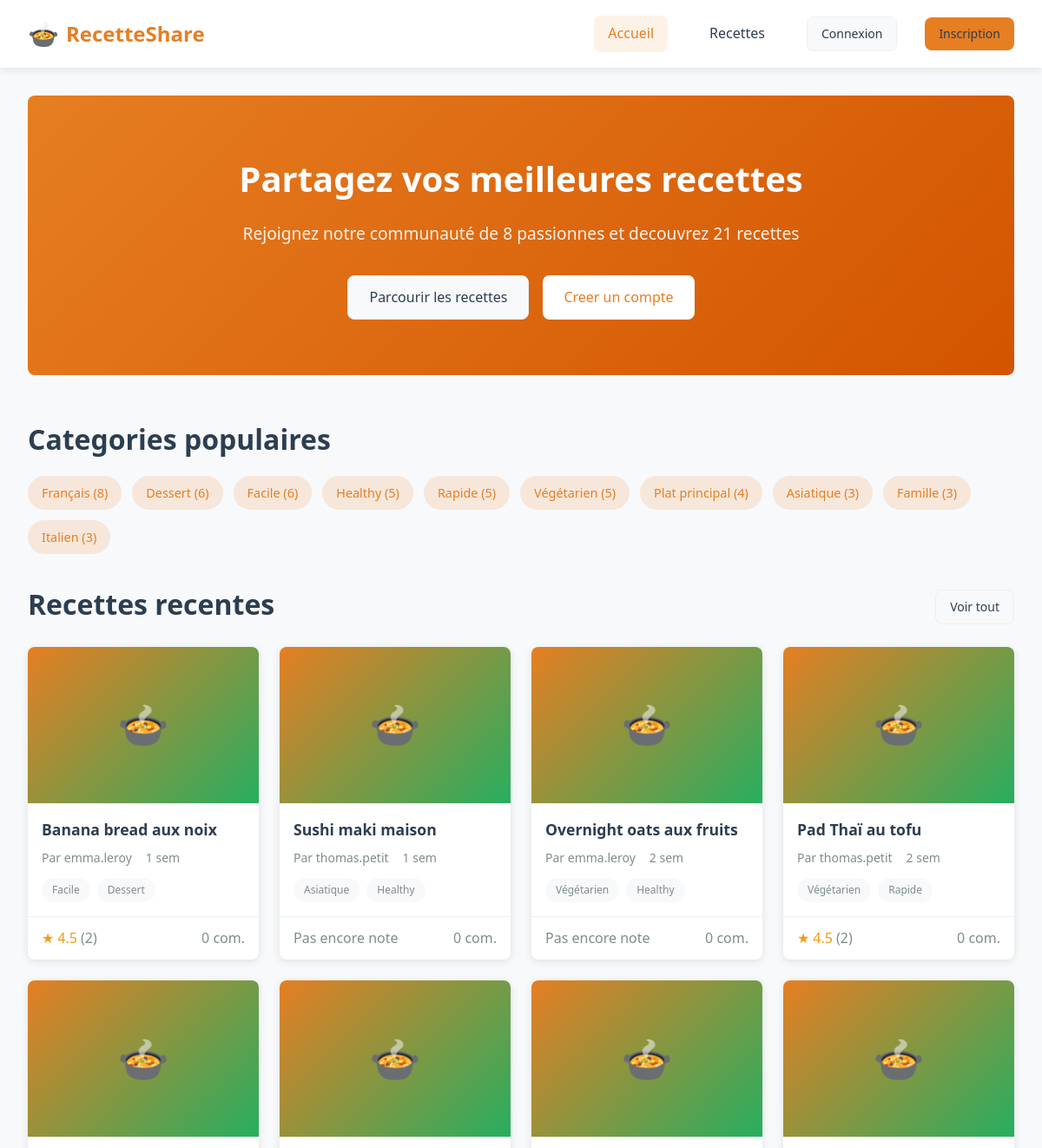
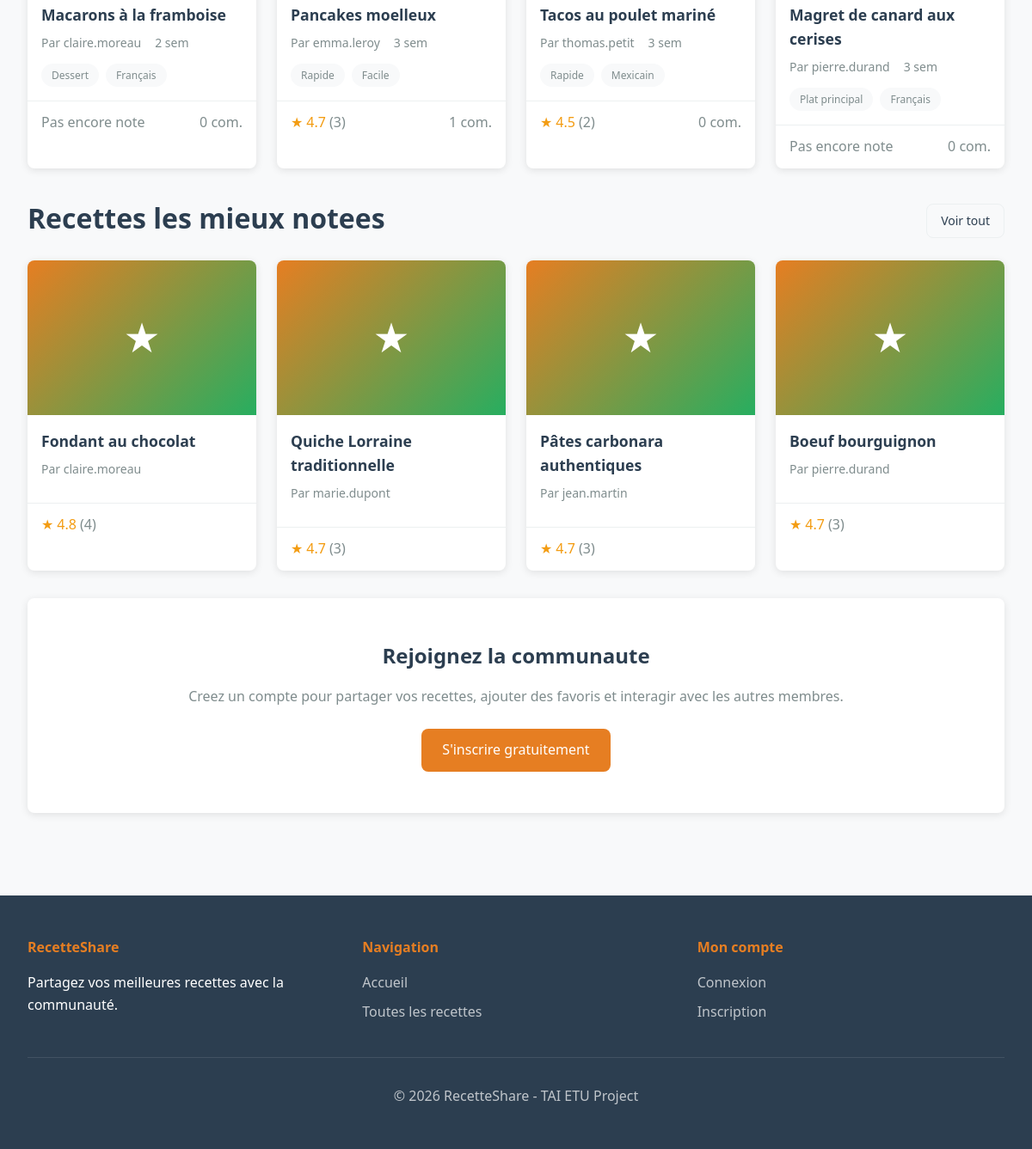
The page / on the database its author committed (2 pictures, top to bottom).
### tables this page shows
CREATE TABLE IF NOT EXISTS tag (
    id INT AUTO_INCREMENT PRIMARY KEY,
    name VARCHAR(50) NOT NULL UNIQUE
);

CREATE TABLE IF NOT EXISTS recipe (
    id INT AUTO_INCREMENT PRIMARY KEY,
    user_id INT NOT NULL,
    title VARCHAR(255) NOT NULL,
    description TEXT,
    photo VARCHAR(255) DEFAULT NULL,
    status ENUM('draft','published','archived') DEFAULT 'draft',
    created_at DATETIME DEFAULT CURRENT_TIMESTAMP,
    updated_at DATETIME DEFAULT CURRENT_TIMESTAMP ON UPDATE CURRENT_TIMESTAMP,
    FOREIGN KEY (user_id) REFERENCES users(id)
);

CREATE TABLE IF NOT EXISTS users (
    id INT AUTO_INCREMENT PRIMARY KEY,
    email VARCHAR(191) NOT NULL UNIQUE,
    password VARCHAR(255) NOT NULL
);

### includes/functions.php (called while the page is built, shortened)
<?php
function timeAgo($date) {
    $timestamp = strtotime($date);
    $diff = time() - $timestamp;
    if ($diff < 2592000) return floor($diff / 604800) . ' sem';
    return formatDate($date);
}
function getRecipeTags($pdo, $recipeId) {
    $stmt = $pdo->prepare('
        SELECT t.* FROM tag t
        JOIN recipe_tag rt ON t.id = rt.tag_id
        WHERE rt.recipe_id = ?
    ');
    $stmt->execute([$recipeId]);
    return $stmt->fetchAll(PDO::FETCH_ASSOC);
}
function isLoggedIn() {
    return isset($_SESSION['user_id']);
}
?>

### index.php (the view, shortened to what this page needs)
<?php
require_once 'includes/db.php';
require_once 'includes/functions.php';
$totalUsers = $pdo->query('SELECT COUNT(*) FROM users')->fetchColumn();
$totalRecipes = $pdo->query('SELECT COUNT(*) FROM recipe WHERE status = "published"')->fetchColumn();
$recentRecipes = $pdo->query('
    SELECT r.*, u.email as author_email,
           (SELECT AVG(rating) FROM rating WHERE recipe_id = r.id) as avg_rating,
           (SELECT COUNT(*) FROM rating WHERE recipe_id = r.id) as rating_count,
           (SELECT COUNT(*) FROM comment WHERE recipe_id = r.id) as comment_count
    FROM recipe r
    JOIN users u ON r.user_id = u.id
    WHERE r.status = "published"
    ORDER BY r.created_at DESC
    LIMIT 8
')->fetchAll(PDO::FETCH_ASSOC);
$topRatedRecipes = $pdo->query('
    SELECT r.*, u.email as author_email,
           AVG(rt.rating) as avg_rating,
           COUNT(rt.id) as rating_count
    FROM recipe r
    JOIN users u ON r.user_id = u.id
    JOIN rating rt ON r.id = rt.recipe_id
    WHERE r.status = "published"
    GROUP BY r.id
    HAVING rating_count >= 1
    ORDER BY avg_rating DESC, rating_count DESC
    LIMIT 4
')->fetchAll(PDO::FETCH_ASSOC);
$popularTags = $pdo->query('
    SELECT t.*, COUNT(rt.recipe_id) as recipe_count
    FROM tag t
    JOIN recipe_tag rt ON t.id = rt.tag_id
    JOIN recipe r ON rt.recipe_id = r.id AND r.status = "published"
    GROUP BY t.id
    ORDER BY recipe_count DESC
    LIMIT 10
')->fetchAll(PDO::FETCH_ASSOC);
require_once 'includes/header.php';
?>
<div class="container">
    <section class="hero" style="text-align: center; padding: 4rem 2rem; background: linear-gradient(135deg, var(--primary-color), #d35400); border-radius: var(--radius); color: white; margin-bottom: 3rem;">
        <h1 style="font-size: 2.5rem; margin-bottom: 1rem;">Partagez vos meilleures recettes</h1>
        <p style="font-size: 1.2rem; opacity: 0.9; margin-bottom: 2rem;">Rejoignez notre communauté de <?= $totalUsers ?> passionnes et decouvrez <?= $totalRecipes ?> recettes</p>
        <div style="display: flex; justify-content: center; gap: 1rem; flex-wrap: wrap;">
            <a href="pages/recipes.php" class="btn btn-secondary">Parcourir les recettes</a>
            <?php if (!isLoggedIn()): ?>
                <a href="pages/signup.php" class="btn" style="background: white; color: var(--primary-color);">Creer un compte</a>
            <?php else: ?>
                <a href="pages/recipe_create.php" class="btn" style="background: white; color: var(--primary-color);">Ajouter une recette</a>
            <?php endif; ?>
        </div>
    </section>
    <?php if (!empty($popularTags)): ?>
    <section class="mb-4">
        <h2 class="page-title mb-2">Categories populaires</h2>
        <div style="display: flex; flex-wrap: wrap; gap: 0.75rem;">
            <?php foreach ($popularTags as $tag): ?>
                <a href="pages/recipes.php?tag=<?= $tag['id'] ?>" class="tag tag-primary" style="font-size: 0.9rem; padding: 0.5rem 1rem;">
                    <?= htmlspecialchars($tag['name']) ?> (<?= $tag['recipe_count'] ?>)
                </a>
            <?php endforeach; ?>
        </div>
    </section>
    <?php endif; ?>
    <section class="mb-4">
        <div class="d-flex justify-between align-center mb-2">
            <h2 class="page-title">Recettes recentes</h2>
            <a href="pages/recipes.php" class="btn btn-secondary btn-sm">Voir tout</a>
        </div>
        <?php if (empty($recentRecipes)): ?>
            <div class="empty-state">
                <div class="empty-state-icon">&#127858;</div>
                <h3 class="empty-state-title">Aucune recette pour le moment</h3>
                <p class="empty-state-text">Soyez le premier a partager une recette avec la communaute !</p>
                <?php if (isLoggedIn()): ?>
                    <a href="pages/recipe_create.php" class="btn btn-primary">Ajouter une recette</a>
                <?php else: ?>
                    <a href="pages/signup.php" class="btn btn-primary">Creer un compte</a>
                <?php endif; ?>
            </div>
        <?php else: ?>
            <div class="grid grid-4">
                <?php foreach ($recentRecipes as $recipe): ?>
                    <?php $tags = getRecipeTags($pdo, $recipe['id']); ?>
                    <article class="recipe-card">
                        <a href="pages/recipe.php?id=<?= $recipe['id'] ?>">
                            <div class="recipe-card-placeholder">&#127858;</div>
                        </a>
                        <div class="recipe-card-body">
                            <a href="pages/recipe.php?id=<?= $recipe['id'] ?>">
                                <h3 class="recipe-card-title"><?= htmlspecialchars($recipe['title']) ?></h3>
                            </a>
                            <div class="recipe-card-meta">
                                <span>Par <?= htmlspecialchars(explode('@', $recipe['author_email'])[0]) ?></span>
                                <span><?= timeAgo($recipe['created_at']) ?></span>
                            </div>
                            <?php if (!empty($tags)): ?>
                                <div class="recipe-card-tags">
                                    <?php foreach (array_slice($tags, 0, 2) as $tag): ?>
                                        <span class="tag"><?= htmlspecialchars($tag['name']) ?></span>
                                    <?php endforeach; ?>
                                </div>
                            <?php endif; ?>
                        </div>
                        <div class="recipe-card-footer">
                            <div class="recipe-card-rating">
                                <?php if ($recipe['avg_rating']): ?>
                                    <span>&#9733;</span>
                                    <span><?= number_format($recipe['avg_rating'], 1) ?></span>
                                    <span class="text-muted">(<?= $recipe['rating_count'] ?>)</span>
                                <?php else: ?>
                                    <span class="text-muted">Pas encore note</span>
                                <?php endif; ?>
                            </div>
                            <span class="text-muted"><?= $recipe['comment_count'] ?> com.</span>
                        </div>
                    </article>
                <?php endforeach; ?>
            </div>
        <?php endif; ?>
    </section>
    <?php if (!empty($topRatedRecipes)): ?>
    <section class="mb-4">
        <div class="d-flex justify-between align-center mb-2">
            <h2 class="page-title">Recettes les mieux notees</h2>
            <a href="pages/recipes.php?sort=rating" class="btn btn-secondary btn-sm">Voir tout</a>
        </div>
        <div class="grid grid-4">
            <?php foreach ($topRatedRecipes as $recipe): ?>
                <article class="recipe-card">
                    <a href="pages/recipe.php?id=<?= $recipe['id'] ?>">
                        <div class="recipe-card-placeholder">&#9733;</div>
                    </a>
                    <div class="recipe-card-body">
                        <a href="pages/recipe.php?id=<?= $recipe['id'] ?>">
                            <h3 class="recipe-card-title"><?= htmlspecialchars($recipe['title']) ?></h3>
                        </a>
                        <div class="recipe-card-meta">
                            <span>Par <?= htmlspecialchars(explode('@', $recipe['author_email'])[0]) ?></span>
                        </div>
                    </div>
                    <div class="recipe-card-footer">
                        <div class="recipe-card-rating">
                            <span>&#9733;</span>
                            <span><?= number_format($recipe['avg_rating'], 1) ?></span>
                            <span class="text-muted">(<?= $recipe['rating_count'] ?>)</span>
                        </div>
                    </div>
                </article>
            <?php endforeach; ?>
        </div>
    </section>
    <?php endif; ?>
    <?php if (!isLoggedIn()): ?>
    <section style="text-align: center; padding: 3rem 2rem; background: var(--bg-white); border-radius: var(--radius); box-shadow: var(--shadow);">
        <h2 style="margin-bottom: 1rem;">Rejoignez la communaute</h2>
        <p class="text-muted" style="margin-bottom: 1.5rem;">Creez un compte pour partager vos recettes, ajouter des favoris et interagir avec les autres membres.</p>
        <a href="pages/signup.php" class="btn btn-primary">S'inscrire gratuitement</a>
    </section>
    <?php endif; ?>
</div>
<?php require_once 'includes/footer.php'; ?>

### rows shown on the page
tag: name "Français", recipe_count "8"
tag: name "Dessert", recipe_count "6"
tag: name "Facile", recipe_count "6"
tag: name "Healthy", recipe_count "5"
tag: name "Rapide", recipe_count "5"
tag: name "Végétarien", recipe_count "5"
tag: name "Plat principal", recipe_count "4"
tag: name "Asiatique", recipe_count "3"
tag: name "Famille", recipe_count "3"
tag: name "Italien", recipe_count "3"
recipe: title "Banana bread aux noix", user.email "emma.leroy", created_at "1 sem", avg_rating "4.5", rating_count "2", comment_count "0"
recipe: title "Sushi maki maison", user.email "thomas.petit", created_at "1 sem", shows "Pas encore note", comment_count "0"
recipe: title "Overnight oats aux fruits", user.email "emma.leroy", created_at "2 sem", shows "Pas encore note", comment_count "0"
recipe: title "Pad Thaï au tofu", user.email "thomas.petit", created_at "2 sem", avg_rating "4.5", rating_count "2", comment_count "0"
recipe: title "Macarons à la framboise", user.email "claire.moreau", created_at "2 sem", shows "Pas encore note", comment_count "0"
recipe: title "Pancakes moelleux", user.email "emma.leroy", created_at "3 sem", avg_rating "4.7", rating_count "3", comment_count "1"
recipe: title "Tacos au poulet mariné", user.email "thomas.petit", created_at "3 sem", avg_rating "4.5", rating_count "2", comment_count "0"
tag: name "Mexicain"
recipe: title "Magret de canard aux cerises", user.email "pierre.durand", created_at "3 sem", shows "Pas encore note", comment_count "0"
recipe: title "Fondant au chocolat", user.email "claire.moreau", avg_rating "4.8", rating_count "4"
recipe: title "Quiche Lorraine traditionnelle", user.email "marie.dupont", avg_rating "4.7", rating_count "3"
recipe: title "Pâtes carbonara authentiques", user.email "jean.martin", avg_rating "4.7", rating_count "3"
recipe: title "Boeuf bourguignon", user.email "pierre.durand", avg_rating "4.7", rating_count "3"

### other values the page prints
$totalUsers "8"
$totalRecipes "21"
